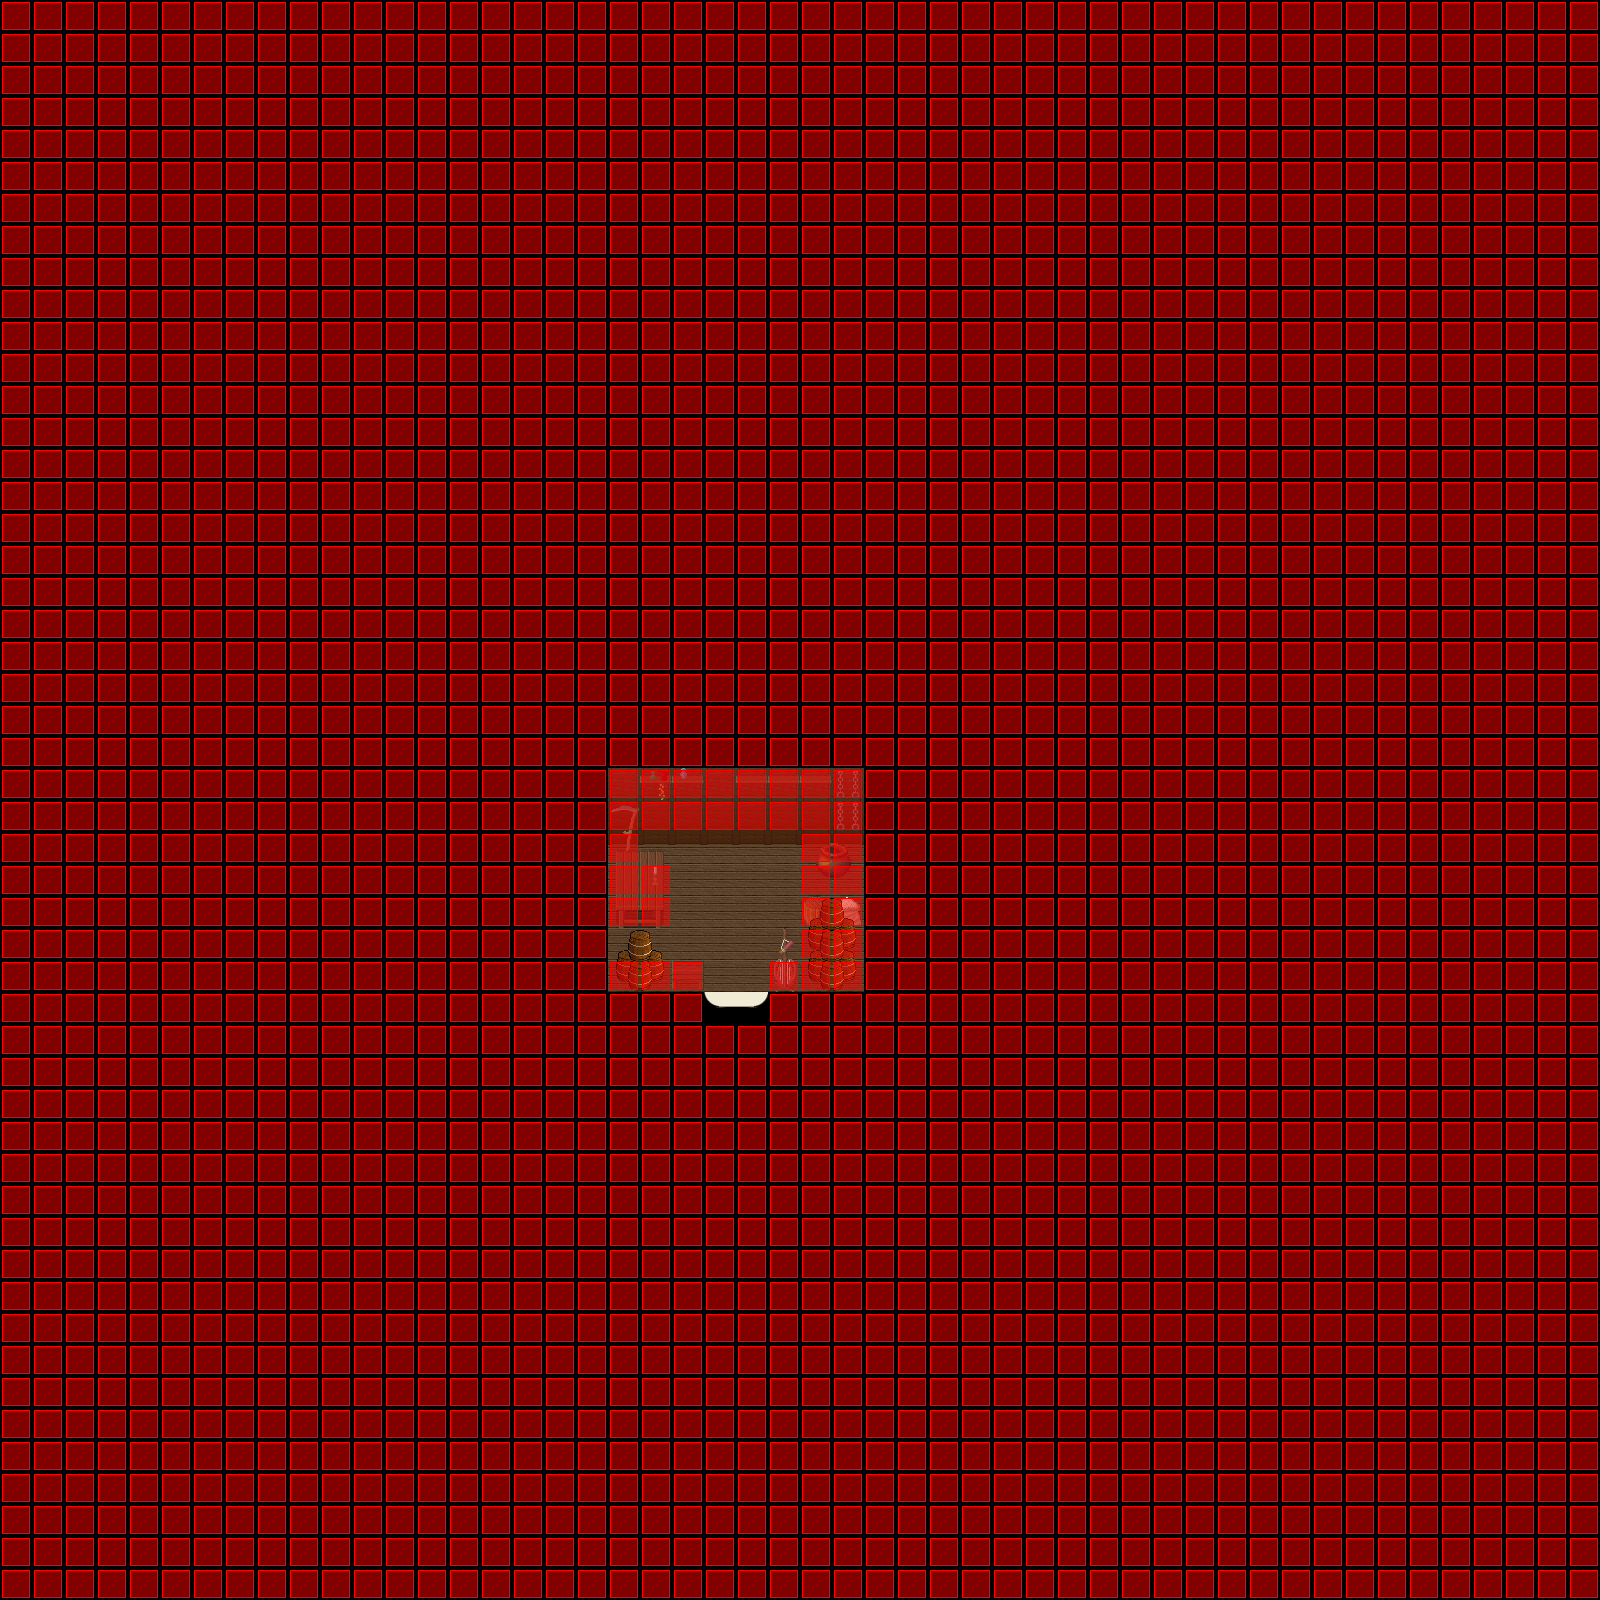

Rendered tile map (Tiled .tmx) drawn with the repository's tilesets; below, a short description and the map source with its tile grids summarised:
An orthogonal 50x50 tile map with 32x32 px tiles, 7 tile layers (Ground, Ground, Ground, Ground, ...), 9 tilesets and 2 objects (WARP, SCRIPT).

<map version="1.0" orientation="orthogonal" width="50" height="50" tilewidth="32" tileheight="32">
 <properties>
  <property name="music" value="inside.ogg" />
 </properties>
 <tileset firstgid="1" name="collision1_32_32" tilewidth="32" tileheight="32">
  <image source="../graphics/tiles/collision1_32_32.png" width="1024" height="1024" />
 </tileset>
 <tileset firstgid="1025" name="indoor3_32_32" tilewidth="32" tileheight="32">
  <image source="../graphics/tiles/indoor3_32_32.png" width="1024" height="1024" />
 </tileset>
 <tileset firstgid="2049" name="indoor2_32_32" tilewidth="32" tileheight="32">
  <image source="../graphics/tiles/indoor2_32_32.png" width="1024" height="1024" />
 </tileset>
 <tileset firstgid="3073" name="indoor2_32_64" tilewidth="32" tileheight="64">
  <image source="../graphics/tiles/indoor2_32_64.png" width="1024" height="1024" />
 </tileset>
 <tileset firstgid="3585" name="indoor2_32_96" tilewidth="32" tileheight="96">
  <image source="../graphics/tiles/indoor2_32_96.png" width="1024" height="960" />
 </tileset>
 <tileset firstgid="3905" name="indoor1_32_64" tilewidth="32" tileheight="64">
  <image source="../graphics/tiles/indoor1_32_64.png" width="1024" height="1024" />
 </tileset>
 <tileset firstgid="4417" name="crypt1_32_32" tilewidth="32" tileheight="32">
  <image source="../graphics/tiles/crypt1_32_32.png" width="1024" height="1024" />
 </tileset>
 <tileset firstgid="5441" name="misc1_32_32" tilewidth="32" tileheight="32">
  <image source="../graphics/tiles/misc1_32_32.png" width="1024" height="1024" />
 </tileset>
 <tileset firstgid="6465" name="wood1_32_32" tilewidth="32" tileheight="32">
  <image source="../graphics/tiles/wood1_32_32.png" width="1024" height="1024" />
 </tileset>
 <layer name="Ground" width="50" height="50">
  <data>[2500 cells, 2500 non-empty, 4 distinct tile ids]</data>
 </layer>
 <layer name="Ground" width="50" height="50">
  <data>[2500 cells, 24 non-empty, 3 distinct tile ids]</data>
 </layer>
 <layer name="Ground" width="50" height="50">
  <data>[2500 cells, 15 non-empty, 12 distinct tile ids]</data>
 </layer>
 <layer name="Ground" width="50" height="50">
  <data>[2500 cells, 1 non-empty, 1 distinct tile ids]</data>
 </layer>
 <layer name="Fringe" width="50" height="50">
  <data>[2500 cells, 10 non-empty, 6 distinct tile ids]</data>
 </layer>
 <layer name="Over" width="50" height="50">
  <data>[2500 cells, 2 non-empty, 2 distinct tile ids]</data>
 </layer>
 <layer name="Collision" width="50" height="50">
  <data>[2500 cells, 2477 non-empty, 1 distinct tile ids]</data>
 </layer>
 <objectgroup name="Object" width="50" height="50">
  <object name="Warp to city" type="WARP" x="704" y="992" width="64" height="32">
   <properties>
    <property name="DEST_MAP" value="ow-n0004-p0005-o0000" />
    <property name="DEST_X" value="4848" />
    <property name="DEST_Y" value="2640" />
   </properties>
  </object>
  <object name="External Map Events" type="SCRIPT" x="52" y="44" width="24" height="80">
   <properties>
    <property name="FILENAME" value="scripts/maps/iw-castle-cedric-house12-o00-o00-o00.lua" />
   </properties>
  </object>
 </objectgroup>
</map>
